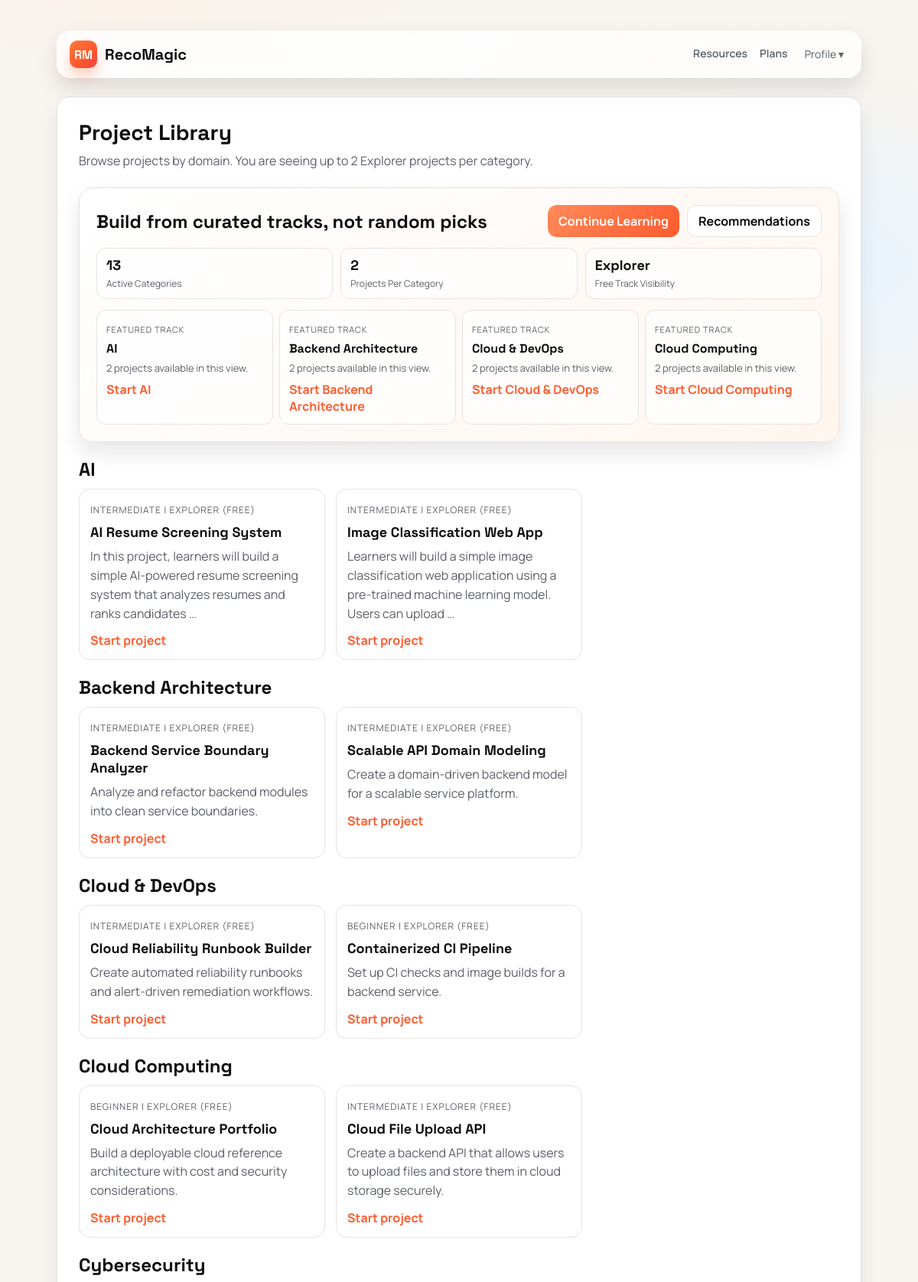
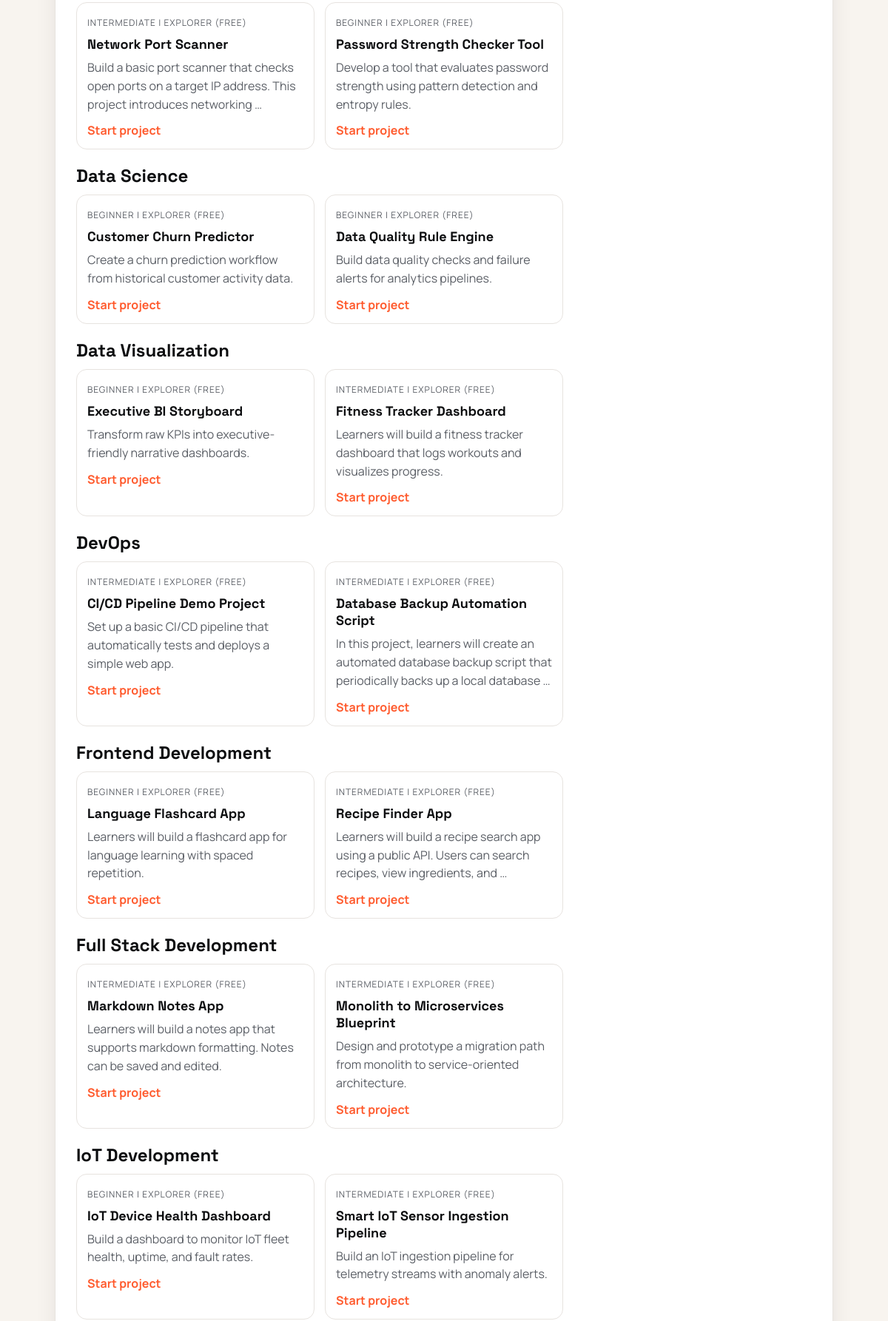
/project-library/ (signed in, upper part), run on the app's committed database (2 pictures, top to bottom).
### users/models.py (models this page shows, shortened)
class Project(models.Model):
    SKILL_LEVEL_CHOICES = [
        ("beginner", "Beginner"),
        ("intermediate", "Intermediate"),
        ("advanced", "Advanced"),
    ]
    PLAN_ACCESS_CHOICES = [
        ("explorer", "Explorer (Free)"),
        ("pro_monthly", "Pro Monthly"),
        ("pro_yearly", "Pro Yearly"),
    ]
    title = models.CharField(max_length=140)
    description = models.TextField()
    field = models.CharField(max_length=100)
    target_role = models.CharField(max_length=100)
    skill_level = models.CharField(max_length=20, choices=SKILL_LEVEL_CHOICES)
    plan = models.ForeignKey(Plan, on_delete=models.PROTECT, related_name="projects", blank=True, null=True)
    required_plan = models.CharField(max_length=20, choices=PLAN_ACCESS_CHOICES, default="explorer")
    tech_preference = models.CharField(max_length=140)
    learning_goal = models.CharField(max_length=140)
    interest_tags = models.CharField(max_length=220, help_text="Comma separated tags")
    learning_objectives = models.TextField(blank=True)
    resources = models.TextField(blank=True, help_text="Optional resources. One per line. Use 'Title | URL' or plain URL.")
    task_checklist = models.TextField(blank=True, help_text="Checklist tasks, one per line.")
    detailed_roadmap = models.TextField(blank=True)
    premium_hints = models.TextField(blank=True, help_text="Premium hints, one per line.")
    class Meta:
        ordering = ["title", "id"]

### users/views.py (the view)
# urls.py: path("project-library/", views.project_library_view, name="project_library"),
@login_required(login_url="login")
def project_library_view(request):
    user_tier = "explorer"
    if request.user.is_authenticated:
        user_tier, _ = _get_user_subscription_tier(request.user)
    per_category_limit = 2 if user_tier == "explorer" else 5
    projects_qs = Project.objects.all()
    if user_tier == "explorer":
        projects_qs = projects_qs.filter(required_plan="explorer")
    projects_qs = projects_qs.order_by("field", "title", "id")
    grouped = OrderedDict()
    grouped_total = {}
    for project_record in projects_qs:
        field_name = str(project_record.field or "General").strip() or "General"
        grouped_total[field_name] = grouped_total.get(field_name, 0) + 1
        cards = grouped.setdefault(field_name, [])
        if len(cards) < per_category_limit:
            cards.append(_project_to_card(project_record))
    library_groups = [
        {
            "name": name,
            "projects": projects,
            "total": grouped_total.get(name, len(projects)),
        }
        for name, projects in grouped.items()
    ]
    return render(
        request,
        "users/project_library.html",
        {
            "library_groups": library_groups,
            "per_category_limit": per_category_limit,
            "is_explorer_view": user_tier == "explorer",
        },
    )

### users/views.py (called while the page is built, shortened)
def _split_csv_tags(value):
    return [item.strip() for item in str(value or "").split(",") if item.strip()]

def _project_to_card(project_record):
    return {
        "id": project_record.id,
        "title": project_record.title,
        "summary": project_record.description,
        "difficulty": project_record.get_skill_level_display(),
        "plan": project_record.get_required_plan_display(),
        "tags": _split_csv_tags(project_record.tech_preference)[:3] or _split_csv_tags(project_record.interest_tags)[:3],
    }

def _get_user_subscription_tier(user):
    active_subscription = _get_active_subscription(user)
    if active_subscription and active_subscription.plan and active_subscription.plan.price > 0:
        return _tier_from_plan_name(active_subscription.plan.name), active_subscription.plan.name
    approved_request = (
        PremiumRequest.objects.filter(user=user, status="approved", plan__price__gt=0)
        .select_related("plan")
        .order_by("-reviewed_at", "-requested_at", "-id")
        .first()
    )
    if not approved_request or not approved_request.plan:
        return "explorer", "Explorer"

def _get_active_subscription(user):
    Subscription.objects.filter(is_active=True, end_date__lt=timezone.now().date()).update(is_active=False)
    return Subscription.objects.filter(user=user, is_active=True, end_date__gte=timezone.now().date()).select_related("plan").first()

### users/templates/users/project_library.html (shortened to what this page needs)
{% extends "users/base.html" %}
{% block content %}
<h1 class="page-title">Project Library</h1>
{% if is_explorer_view %}
<p class="page-sub">Browse projects by domain. You are seeing up to {{ per_category_limit }} Explorer projects per category.</p>
{% else %}
<p class="page-sub">Browse projects by domain. You are seeing up to {{ per_category_limit }} projects per category.</p>
{% endif %}
<section class="library-hero">
    <div class="library-hero-head">
        <h2 style="margin: 0; font-family: 'Space Grotesk', sans-serif;">Build from curated tracks, not random picks</h2>
        <div class="hero-actions">
            {% if user.is_authenticated %}
                <a class="hero-btn hero-btn-primary" href="{% url 'my_projects' %}">Continue Learning</a>
                <a class="hero-btn hero-btn-secondary" href="{% url 'recommendations' %}">Recommendations</a>
            {% else %}
                <a class="hero-btn hero-btn-primary" href="{% url 'signup' %}">Create Account</a>
                <a class="hero-btn hero-btn-secondary" href="{% url 'login' %}">Log In</a>
            {% endif %}
        </div>
    </div>
    <div class="library-overview">
        <div class="overview-pill">
            <strong>{{ library_groups|length }}</strong>
            <span>Active Categories</span>
        </div>
        <div class="overview-pill">
            <strong>{{ per_category_limit }}</strong>
            <span>Projects Per Category</span>
        </div>
        <div class="overview-pill">
            {% if is_explorer_view %}
                <strong>Explorer</strong>
                <span>Free Track Visibility</span>
            {% else %}
                <strong>Premium</strong>
                <span>Extended Track Visibility</span>
            {% endif %}
        </div>
    </div>
    <div class="track-grid">
        {% for group in library_groups|slice:":4" %}
            <article class="track-card">
                <small>Featured Track</small>
                <h3>{{ group.name }}</h3>
                <p>{{ group.projects|length }} project{{ group.projects|length|pluralize }} available in this view.</p>
                {% if group.projects %}
                    <a href="{% url 'start_project' group.projects.0.id %}">Start {{ group.name }}</a>
                {% endif %}
            </article>
        {% endfor %}
    </div>
</section>
{% if library_groups %}
    {% for group in library_groups %}
        <section style="margin-top: 20px;">
            <h2 style="margin: 0 0 10px; font-family: 'Space Grotesk', sans-serif;">{{ group.name }}</h2>
            <div class="library-grid" style="margin-top: 0;">
                {% for project in group.projects %}
                    <article class="library-card">
                        <span>{{ project.difficulty }} | {{ project.plan }}</span>
                        <h3>{{ project.title }}</h3>
                        <p>{{ project.summary|truncatewords:18 }}</p>
                        <a href="{% url 'start_project' project.id %}">Start project</a>
                    </article>
                {% endfor %}
            </div>
        </section>
    {% endfor %}
{% endif %}
{% endblock %}

### users/templates/users/project_library.html (style rules this page uses)
.library-hero { border: 1px solid var(--stroke); border-radius: 18px; padding: 22px; background: linear-gradient(140deg, rgba(255, 255, 255, 0.96), rgba(255, 244, 237, 0.9)); box-shadow: 0 14px 28px rgba(15, 23, 42, 0.1); }
.library-hero-head { display: flex; align-items: center; justify-content: space-between; gap: 16px; flex-wrap: wrap; }
.library-overview { margin-top: 14px; display: grid; grid-template-columns: repeat(3, minmax(0, 1fr)); gap: 10px; }
.overview-pill { border: 1px solid var(--stroke); border-radius: 12px; padding: 10px 12px; background: rgba(255, 255, 255, 0.65); }
.overview-pill strong { display: block; font-family: "Space Grotesk", sans-serif; font-size: 18px; }
.overview-pill span { color: var(--muted); font-size: 12px; }
.hero-actions { display: flex; gap: 10px; flex-wrap: wrap; }
.hero-btn { display: inline-flex; align-items: center; justify-content: center; border-radius: 12px; padding: 9px 14px; font-weight: 700; border: 1px solid var(--stroke); }
.hero-btn-primary { border: 0; background: linear-gradient(135deg, #ff8a5b, #ff5b2e); color: #fff; }
.hero-btn-secondary { background: var(--surface); color: var(--ink); }
.track-grid { margin-top: 14px; display: grid; grid-template-columns: repeat(4, minmax(0, 1fr)); gap: 8px; }
.track-card { border: 1px solid var(--stroke); border-radius: 12px; padding: 12px; background: rgba(255, 255, 255, 0.75); transition: transform 0.2s ease, box-shadow 0.2s ease, border-color 0.2s ease; }
.track-card small { color: var(--muted); text-transform: uppercase; letter-spacing: 0.08em; font-size: 11px; }
.track-card h3 { margin: 6px 0 6px; font-family: "Space Grotesk", sans-serif; font-size: 16px; line-height: 1.25; }
.track-card p { margin: 0; color: var(--muted); font-size: 13px; line-height: 1.4; }
.track-card a { margin-top: 8px; display: inline-flex; font-weight: 700; color: #ff5b2e; }
.library-grid { margin-top: 20px; display: grid; grid-template-columns: repeat(3, minmax(0, 1fr)); gap: 14px; }
.library-card { border: 1px solid var(--stroke); border-radius: 14px; padding: 14px; background: var(--surface); }
.library-card span { font-size: 12px; color: var(--muted); text-transform: uppercase; letter-spacing: 0.08em; }
.library-card h3 { margin: 8px 0 8px; font-size: 18px; font-family: "Space Grotesk", sans-serif; }
.library-card p { margin: 0; color: var(--muted); line-height: 1.55; }
.library-card a { margin-top: 12px; display: inline-flex; font-weight: 700; color: #ff5b2e; }

### users/templates/users/base.html (style rules this page uses)
:root { --ink: #0c0d0f; --muted: #5b5f66; --accent: #ff6f3d; --surface: #ffffff; --stroke: #e7e3df; --bg: #f8f4ef; --glow-a: #ffe8db; --glow-b: #e8f4ff; }
* { box-sizing: border-box; }
body { margin: 0; font-family: "Manrope", sans-serif; color: var(--ink); background: radial-gradient(900px 480px at 15% -5%, var(--glow-a) 0, transparent 62%), radial-gradient(700px 420px at 90% 8%, var(--glow-b) 0, transparent 60%), var(--bg); }
a { color: inherit; text-decoration: none; }
.page-title { font-family: "Space Grotesk", sans-serif; font-size: 28px; margin: 0 0 8px; }
.page-sub { color: var(--muted); margin: 0 0 24px; }

### data on the page
Project: name "AI", name "AI", name "AI", title "AI Resume Screening System", summary "In this project, learners will build a simple AI-powered resume screening system that analyzes resumes and ranks candidates …"
Project: name "Backend Architecture", name "Backend Architecture", name "Backend Architecture", title "Backend Service Boundary Analyzer", summary "Analyze and refactor backend modules into clean service boundaries."
Project: name "Cloud & DevOps", name "Cloud & DevOps", name "Cloud & DevOps", title "Cloud Reliability Runbook Builder", summary "Create automated reliability runbooks and alert-driven remediation workflows."
Project: name "Cloud Computing", name "Cloud Computing", name "Cloud Computing", title "Cloud Architecture Portfolio", summary "Build a deployable cloud reference architecture with cost and security considerations."
Project: title "Image Classification Web App", summary "Learners will build a simple image classification web application using a pre-trained machine learning model. Users can upload …"
Project: title "Scalable API Domain Modeling", summary "Create a domain-driven backend model for a scalable service platform."
Project: title "Containerized CI Pipeline", summary "Set up CI checks and image builds for a backend service."
Project: title "Cloud File Upload API", summary "Create a backend API that allows users to upload files and store them in cloud storage securely."
Project: name "Cybersecurity", title "Network Port Scanner", summary "Build a basic port scanner that checks open ports on a target IP address. This project introduces networking …"
Project: title "Password Strength Checker Tool", summary "Develop a tool that evaluates password strength using pattern detection and entropy rules."
Project: name "Data Science", title "Customer Churn Predictor", summary "Create a churn prediction workflow from historical customer activity data."
Project: title "Data Quality Rule Engine", summary "Build data quality checks and failure alerts for analytics pipelines."
Project: name "Data Visualization", title "Executive BI Storyboard", summary "Transform raw KPIs into executive-friendly narrative dashboards."
Project: title "Fitness Tracker Dashboard", summary "Learners will build a fitness tracker dashboard that logs workouts and visualizes progress."
Project: name "DevOps", title "CI/CD Pipeline Demo Project", summary "Set up a basic CI/CD pipeline that automatically tests and deploys a simple web app."
Project: title "Database Backup Automation Script", summary "In this project, learners will create an automated database backup script that periodically backs up a local database …"
Project: name "Frontend Development", title "Language Flashcard App", summary "Learners will build a flashcard app for language learning with spaced repetition."
Project: title "Recipe Finder App", summary "Learners will build a recipe search app using a public API. Users can search recipes, view ingredients, and …"
Project: name "Full Stack Development", title "Markdown Notes App", summary "Learners will build a notes app that supports markdown formatting. Notes can be saved and edited."
Project: title "Monolith to Microservices Blueprint", summary "Design and prototype a migration path from monolith to service-oriented architecture."
Project: name "IoT Development", title "IoT Device Health Dashboard", summary "Build a dashboard to monitor IoT fleet health, uptime, and fault rates."
Project: title "Smart IoT Sensor Ingestion Pipeline", summary "Build an IoT ingestion pipeline for telemetry streams with anomaly alerts."

### other printed values
{{ per_category_limit }} "2"
{{ library_groups|length }} "13"
{{ group.projects|length }} "2" "2" "2" "2"
{{ project.difficulty }} "INTERMEDIATE" "INTERMEDIATE" "INTERMEDIATE" "INTERMEDIATE" "INTERMEDIATE" "BEGINNER" "BEGINNER" "INTERMEDIATE" "INTERMEDIATE" "BEGINNER" "BEGINNER" "BEGINNER" "BEGINNER" "INTERMEDIATE" "INTERMEDIATE" "INTERMEDIATE" "BEGINNER" "INTERMEDIATE" "INTERMEDIATE" "INTERMEDIATE" "BEGINNER" "INTERMEDIATE"
{{ project.plan }} "EXPLORER (FREE)" "EXPLORER (FREE)" "EXPLORER (FREE)" "EXPLORER (FREE)" "EXPLORER (FREE)" "EXPLORER (FREE)" "EXPLORER (FREE)" "EXPLORER (FREE)" "EXPLORER (FREE)" "EXPLORER (FREE)" "EXPLORER (FREE)" "EXPLORER (FREE)" "EXPLORER (FREE)" "EXPLORER (FREE)" "EXPLORER (FREE)" "EXPLORER (FREE)" "EXPLORER (FREE)" "EXPLORER (FREE)" "EXPLORER (FREE)" "EXPLORER (FREE)" "EXPLORER (FREE)" "EXPLORER (FREE)"
